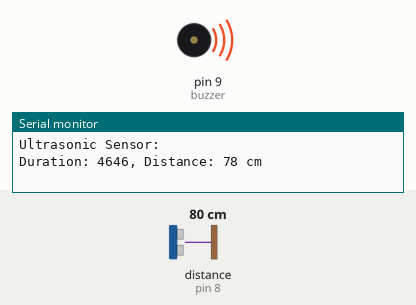
Simulated run of this sketch. Board: Arduino Uno, built with avr-gcc and run on an emulated ATmega328P. Parts: buzzer (waves = sounding, pin HIGH), the last lines printed to the serial monitor. Wiring (inferred from the names in the program): ultrasonic range finder: trigger pin 7; echo pin 8. The test bench sets the inputs (shaded band); at power-on: distance to the obstacle (sensor on pin 8) 80 cm. The echo pulse lasts 58.3 µs per cm; pins used as bus, display or sensor lines are not drawn.

Above: at 0.8 s.
2.4 s: distance to the obstacle (sensor on pin 8) set to 9 cm
At 3.18 s:
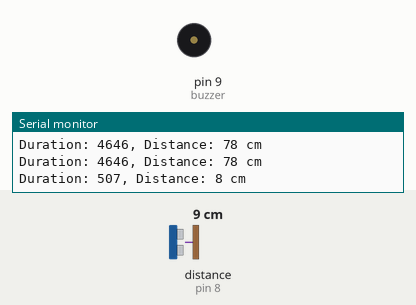
7.6 s: distance to the obstacle (sensor on pin 8) set to 250 cm
At 8.4 s:
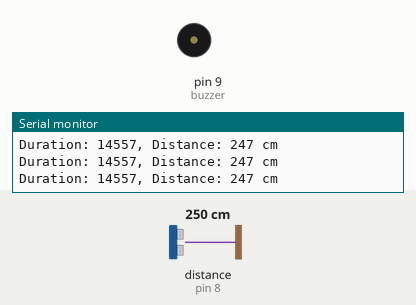
12.8 s: distance to the obstacle (sensor on pin 8) set to 207 cm
18.0 s: distance to the obstacle (sensor on pin 8) set to 198 cm
At 20.7 s:
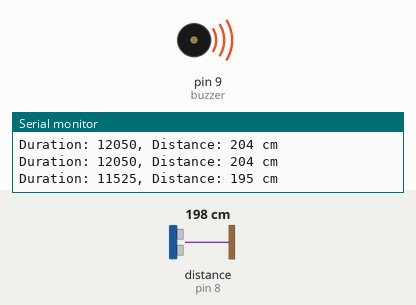
Timing chart, 0 to 24.2 s (numbered marks = the images above; inputs shaded):
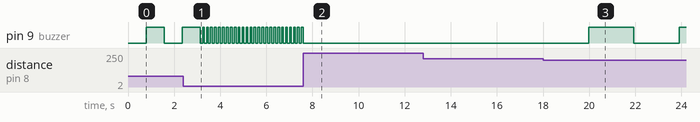

The sketch:

sensore-di-parcheggio.ino
```cpp
// Parking Sensor

// Define sensor pins
int triggerPort = 7;
int echoPort = 8;
int buzzer = 9;

// Define time variables
unsigned long time;
unsigned long blink_time;
unsigned long pause_time;

void setup() {
  // Set pin modes
  pinMode(triggerPort, OUTPUT);
  pinMode(echoPort, INPUT);
  pinMode(buzzer, OUTPUT);

  // Initialize serial communication
  Serial.begin(9600);
  Serial.println("Ultrasonic Sensor:");
}

void loop() {
  // Lower trigger pin output
  digitalWrite(triggerPort, LOW);

  // Send a 10 microsecond pulse on trigger pin
  digitalWrite(triggerPort, HIGH);
  delayMicroseconds(10);
  digitalWrite(triggerPort, LOW);

  // Measure the duration of the echo pulse
  long duration = pulseIn(echoPort, HIGH);

  // Calculate distance based on duration
  long distance = 0.034 * duration / 2;

  // Print the results to serial monitor
  Serial.print("Duration: ");
  Serial.print(duration);
  Serial.print(", Distance: ");

  if (duration > 38000) {
    Serial.println("Out of range");
  } else {
    Serial.print(distance);
    Serial.println(" cm");
  }

  // Activate buzzer based on distance
  if (distance > 3 && distance <= 200) {
    delay(distance * 10);
    digitalWrite(buzzer, HIGH);
    delay(distance * 10);
  } else if (distance <= 3) {
    digitalWrite(buzzer, HIGH);
    delay(1000);
  }

  digitalWrite(buzzer, LOW);
  delay(10);
}
```

Measured:
- the behaviour switches between 204 and 203 cm on distance to the obstacle (sensor on pin 8) (found by bisection; images 2 and 3)
- after the input at 2.4 s, pin 9 (buzzer): alternates HIGH for 0.08 s and LOW for 0.09 s, starting after 0.83 s
- after the input at 7.6 s, pin 9 (buzzer): goes on until 7.6 s, then stays LOW
- after the input at 18.0 s, pin 9 (buzzer): LOW → HIGH after 2.0 s, → LOW 2.0 s later, → HIGH 2.0 s later
